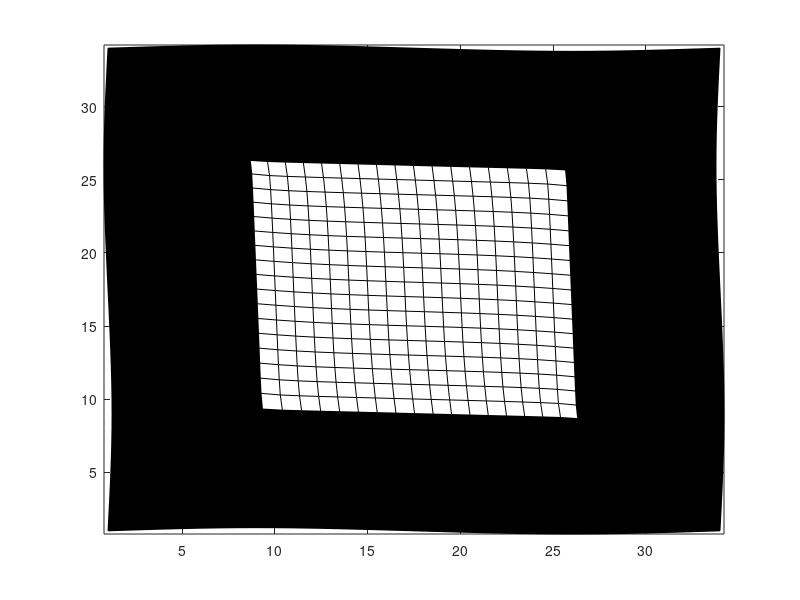

Write MATLAB code to recreate this figure.
function testing2()
E = [1 1e-4];
nx=33;
ny=33;
delta = 0.02; %change in volume in every iteration
rmin = min([7,ceil(nx/4),ceil(ny/4)]);     %for mesh independent filter
a = 1; b = 1; %a, b for the shape function of elements in the macro FEM
am = a/nx; bm = a/ny; %size for the elements in the micro FEM is determined from using a,b,nx,ny

% x = random_init(nx, ny, Vf);   %initial design for microscale FEM
% x = design1(nx, ny);
% x = design2(nx, ny);

B = @(x,y,a,b)[ y - b,     0,   b - y,       0, b + y,     0, - b - y,       0;
               0, x - a,       0, - a - x,     0, a + x,       0,   a - x;
               x - a, y - b, - a - x,   b - y, a + x, b + y,   a - x, - b - y]/(4*a*b);

nu=0.3;
D = 1/(1-nu^2)*[1   nu  0;
                nu  1   0;
                0   0   (1-nu)/2;];
KE = @(x,y) B(x,y,am,bm)'*D*B(x,y,am,bm);
vx = @(a,b)[-a  -b;
             a  -b;
             a   b;
            -a   b];
b1 = integQuad(@(x,y)B(x,y,am,bm), vx(am,bm));
ke = integQuad(KE, vx(am,bm));

x = design3(nx, ny);
u = microFEM(nx, ny, a/nx,b/ny,x,ke, b1, D, E);
end

function xinit = design3(nx, ny)
xinit(1:ny, 1:nx) = 1;
xmid = ceil((nx+1)/2); ymid=ceil((ny+1)/2);
xinit(ymid-(ny-1)/4:ymid+(ny-1)/4,xmid-(nx-1)/4:xmid+(nx-1)/4) = 0;
end

%% Perform microFEM
function u = microFEM(nx, ny, am, bm, x, ke, b1, D, E)
a = am; b = bm;
k = sparse(2*(nx+1)*(ny+1), 2*(nx+1)*(ny+1));
F = sparse(2*(nx+1)*(ny+1), 3);
for i=1:nx
  for j=1:ny
    n1 = (ny+1)*(i-1)+j;
    n2 = (ny+1)*i+j;
    dof = [2*n1+1; 2*n1+2; 2*n2+1; 2*n2+2; 2*n2-1; 2*n2; 2*n1-1; 2*n1;];
%     dof = [2*n2+1; 2*n2+2; 2*n1-1; 2*n1; 2*n2-1; 2*n2; 2*n1+1; 2*n1+2;]
    %k is the assembly of elemental stiffness matrices
    %every elemental stiffness matrix is identical, i.e. ke is calculated
    %once and for different element it is multiplied by the relative
    %density of element
    k(dof, dof) = k(dof, dof) + (x(j, i)*E(1)+(1-x(j, i))*E(2))*ke;
    F(dof, :) = F(dof, :) + (x(j, i)*E(1)+(1-x(j, i))*E(2))*b1'*D;
%     F(dof, :) = F(dof, :) + x(j,i)/2*b1'*D;
%     F(dof, :) = F(dof, :) + b1'*D;
  end
end
% u1=pbc(nx, ny, a,b,k,[1,0,0]);
% u2=pbc(nx, ny, a,b,k,[0,1,0]);
% u3=pbc(nx, ny, a,b,k,[0,0,1]);
u1=new_pbc(nx, ny, a,b,k,F,[1,0,0]);
u2=new_pbc(nx, ny, a,b,k,F,[0,1,0]);
u3=new_pbc(nx, ny, a,b,k,F,[0,0,1]);
u = [u1 u2 u3];
plot_result(nx, ny, x, u(:,3));
end
%%
function u = new_pbc(nx, ny, a, b, k, F, strain)
us = (4*(ny+1)-1):2*(ny+1):2*(ny+1)*nx;
ue = (2*(ny+1)*(nx+1)-2*ny+1):2:(2*(ny+1)*(nx+1)-2);
un = (2*(ny+1)+1):2*(ny+1):2*(ny+1)*nx;
uw = 3:2:2*ny;

if strain(3)==1
fixeddofs = [2*ny+1:2*ny+2, 2*(nx+1)*(ny+1)-1:2*(nx+1)*(ny+1),...
            2*(ny+1)*(nx)+1:2*(ny+1)*(nx)+2, 1:2, uw+1, ue+1, un, us];

C = zeros((nx+ny-2), 2*(nx+1)*(ny+1));
Q = zeros((nx+ny-2), 1);
Q(1:length(uw), :)        =0;
C(sub2ind(size(C),1:length(uw), ue))       =1;    
C(sub2ind(size(C),1:length(uw), uw))       =-1;    l=length(uw);  
Q(l+1:l+length(un), :)    =0;
C(sub2ind(size(C),l+1:l+length(un), un+1))   =1;     
C(sub2ind(size(C),l+1:l+length(un), us+1))   =-1;    l=l+length(un);
else
fixeddofs = [2*ny+1:2*ny+2, 2*(nx+1)*(ny+1)-1:2*(nx+1)*(ny+1),...
            2*(ny+1)*(nx)+1:2*(ny+1)*(nx)+2, 1:2, uw, ue, un+1, us+1];

C = zeros((nx+ny-2), 2*(nx+1)*(ny+1));
Q = zeros((nx+ny-2), 1);
Q(1:length(uw), :)        =0;
C(sub2ind(size(C),1:length(uw), ue+1))       =1;    
C(sub2ind(size(C),1:length(uw), uw+1))       =-1;    l=length(uw);  
Q(l+1:l+length(un), :)    =0;
C(sub2ind(size(C),l+1:l+length(un), un))   =1;     
C(sub2ind(size(C),l+1:l+length(un), us))   =-1;    l=l+length(un);
end
freedofs = setdiff(1:2*(nx+1)*(ny+1), fixeddofs);
alpha=1e7;
r = F*strain';
u = sparse(2*(nx+1)*(ny+1),1);
u(fixeddofs, :) = 0;

% r = zeros(size(u));
% r = r - k(:, fixeddofs)*u(fixeddofs,:);
kdash = k(freedofs, freedofs)+alpha*(C(:, freedofs)'*C(:, freedofs));
u(freedofs, :)=kdash\(r(freedofs,:) + C(:, freedofs)'*alpha*Q);
end

function plot_result(nx, ny, x, u)
[X, Y] = meshgrid(1:nx+1, 1:ny+1);
Y = flipud(Y);
X1 = X + 1*reshape(u(1:2:size(u)), ny+1, nx+1);
Y1 = Y + 1*reshape(u(2:2:size(u)), ny+1, nx+1);
% disp(u);
C = ones(ny+1, nx+1);
C(1:ny, 1:nx) = 1-x;
figure(2);
pcolor(X1, Y1, C);
colormap(gray);
pause(.1);
% plot(X,Y);
end

function [U]=FE(nelx,nely,x,penal)
[KE] = lk
K = sparse(2*(nelx+1)*(nely+1), 2*(nelx+1)*(nely+1));
F = sparse(2*(nely+1)*(nelx+1),1); U = zeros(2*(nely+1)*(nelx+1),1);
for elx = 1:nelx
  for ely = 1:nely
    n1 = (nely+1)*(elx-1)+ely; 
    n2 = (nely+1)* elx   +ely;
%     edof = [2*n1-1; 2*n1; 2*n2-1; 2*n2; 2*n2+1; 2*n2+2; 2*n1+1; 2*n1+2];
    edof = sort([2*n1+1; 2*n1+2;  2*n2+1; 2*n2+2; 2*n2-1; 2*n2; 2*n1-1; 2*n1;]);
    K(edof,edof) = K(edof,edof) + x(ely,elx)^penal*KE;
  end
end
full(K)
% DEFINE LOADS AND SUPPORTS (HALF MBB-BEAM)
F([1+2*(nely+1)*nelx:2:2*(nely+1)*(nelx+1)],1) = 1;
fixeddofs   = union([1:2:2*(nely+1)],union([2:(nely+1)*2:2*(nelx+1)*(nely+1)],[2*(nely+1):2*(nely+1):2*(nely+1)*(nelx+1)]));
alldofs     = [1:2*(nely+1)*(nelx+1)];
freedofs    = setdiff(alldofs,fixeddofs);
% SOLVING
U(freedofs,:) = K(freedofs,freedofs) \ F(freedofs,:);      
U(fixeddofs,:)= 0;
end

function [KE]=lk
E = 1.; 
nu = 0.3;
k=[ 1/2-nu/6   1/8+nu/8 -1/4-nu/12 -1/8+3*nu/8 ... 
   -1/4+nu/12 -1/8-nu/8  nu/6       1/8-3*nu/8];
KE = E/(1-nu^2)*[ k(1) k(2) k(3) k(4) k(5) k(6) k(7) k(8)
                  k(2) k(1) k(8) k(7) k(6) k(5) k(4) k(3)
                  k(3) k(8) k(1) k(6) k(7) k(4) k(5) k(2)
                  k(4) k(7) k(6) k(1) k(8) k(3) k(2) k(5)
                  k(5) k(6) k(7) k(8) k(1) k(2) k(3) k(4)
                  k(6) k(5) k(4) k(3) k(2) k(1) k(8) k(7)
                  k(7) k(4) k(5) k(2) k(3) k(8) k(1) k(6)
                  k(8) k(3) k(2) k(5) k(4) k(7) k(6) k(1)];
end

function valInteg = integQuad(F,vertices)
    w = [1 1 1 1];
    ptGaussRef =[-0.5774   -0.5774;
                  0.5774   -0.5774;
                  0.5774    0.5774;
                 -0.5774    0.5774];
    % Shape functions
    Psi1=@(x,y)(1-x).*(1-y)/4;
    Psi2=@(x,y)(1+x).*(1-y)/4;
    Psi3=@(x,y)(1+x).*(1+y)/4;
    Psi4=@(x,y)(1-x).*(1+y)/4;
    % Shape function derivatives
    dPsi11=@(x,y) -(1-y)/4;
    dPsi21=@(x,y) (1-y)/4;
    dPsi31=@(x,y) (1+y)/4;
    dPsi41=@(x,y) -(1+y)/4;
    dPsi12=@(x,y) -(1-x)/4;
    dPsi22=@(x,y) -(1+x)/4;
    dPsi32=@(x,y) (1+x)/4;
    dPsi42=@(x,y) (1-x)/4;
    % Gradient matrix
    Jacb =@(x,y) [dPsi11(x,y), dPsi21(x,y),dPsi31(x,y),dPsi41(x,y);...
                  dPsi12(x,y), dPsi22(x,y),dPsi32(x,y),dPsi42(x,y)];
    % evaluate Shape functions on Gaussian reference points
    xi = ptGaussRef(:,1);
    eta = ptGaussRef(:,2);
    evalPsi1 = Psi1(xi,eta);
    evalPsi2 = Psi2(xi,eta);
    evalPsi3 = Psi3(xi,eta);
    evalPsi4 = Psi4(xi,eta);
    % from the change of variables function
    ptGaussDomain = [evalPsi1,evalPsi2,evalPsi3,evalPsi4]*vertices;
    % evaluate Jacobian contribution for each point
    for i=1:size(xi,1)
        evalDetJacb(i) = abs(det(Jacb(xi(i),eta(i))*vertices));
    end
    %evaluate the function on the domain points
    %evalF=F(ptGaussDomain(:,1),ptGaussDomain(:,2));
    % Finally, apply Gauss formula
    suma=zeros(size(F(vertices(1,1), vertices(1,2))));
    for i=1:size(ptGaussDomain,1)
        suma=suma+w(i)*F(ptGaussDomain(i,1),ptGaussDomain(i,2))*evalDetJacb(i);
    end
    valInteg = suma;
end